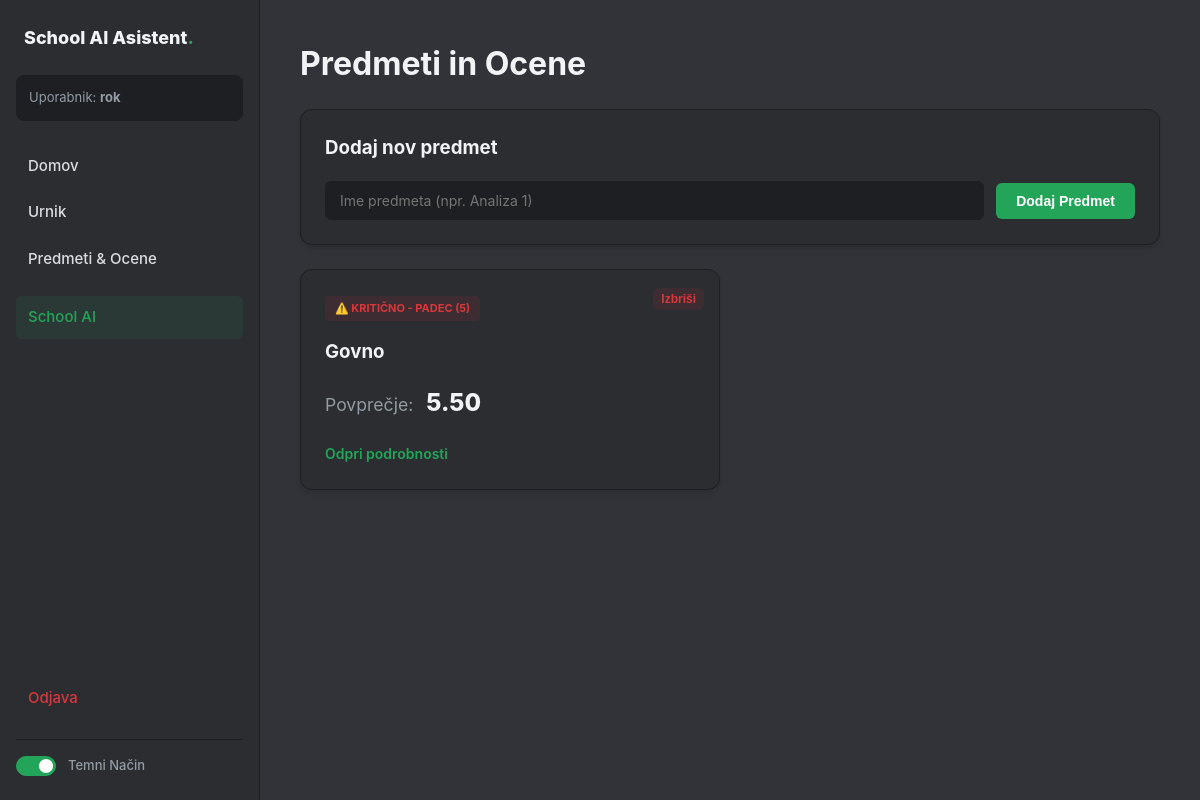
/predmeti (signed in), run on the app's committed database.
### tables this page shows
CREATE TABLE predmeti (
            id INTEGER PRIMARY KEY AUTOINCREMENT,
            user_id INTEGER NOT NULL,
            ime TEXT NOT NULL,
            FOREIGN KEY (user_id) REFERENCES uporabniki (id)
        );

### app.py (the view)
@app.route('/predmeti', methods=['GET', 'POST'])
def predmeti():
    if 'user_id' not in session: return redirect(url_for('prijava'))
    conn = get_db_connection()
    if request.method == 'POST':
        conn.execute('INSERT INTO predmeti (user_id, ime) VALUES (?, ?)', (session['user_id'], request.form['ime']))
        conn.commit()
        return redirect(url_for('predmeti'))
    predmeti_iz_baze = conn.execute('''
        SELECT p.*,
               (SELECT AVG(o.vrednost) FROM ocene o WHERE o.predmet_id = p.id) as povprecje,
               (SELECT COUNT(*) FROM ocene o WHERE o.predmet_id = p.id AND o.vrednost = 5) as ima_petico
        FROM predmeti p WHERE p.user_id = ?
    ''', (session['user_id'],)).fetchall()
    conn.close()
    return render_template('predmeti.html', predmeti=predmeti_iz_baze)

### app.py (called while the page is built)
def get_db_connection():
    conn = sqlite3.connect('database.db')
    conn.row_factory = sqlite3.Row
    return conn

### templates/predmeti.html
{% extends 'base.html' %}
{% block content %}
<h1>Predmeti in Ocene</h1>
<div class="card form-card" style="margin-bottom: 24px;">
    <h3>Dodaj nov predmet</h3>
    <form method="POST" class="clean-form" style="display: flex; gap: 12px; align-items: center; flex-wrap: wrap;">
        <input type="text" name="ime" placeholder="Ime predmeta (npr. Analiza 1)" required style="flex: 1; min-width: 200px;">
        <button type="submit" class="btn-primary">Dodaj Predmet</button>
    </form>
</div>
<div class="dashboard-grid">
    {% for p in predmeti %}
    <div class="card feature-card animate-fade {% if p.ima_petico > 0 %}critical-card{% endif %}" style="position: relative;">
        {% if p.ima_petico > 0 %}
        <div class="critical-badge">⚠️ KRITIČNO - PADEC (5)</div>
        {% endif %}
        <form method="POST" action="/izbrisi-predmet/{{ p.id }}" onsubmit="return confirm('Izbrišem predmet in vse njegove ocene?');" style="position:absolute; top: 15px; right: 15px; margin: 0;">
            <button type="submit" class="btn-danger" style="padding: 4px 8px; font-size:12px;">Izbriši</button>
        </form>
        <h3 style="padding-right: 60px; margin-top: 5px;">{{ p.ime }}</h3>
        <div class="big-average" style="font-size: 1.1rem; margin: 12px 0;">
            Povprečje:
            <strong>
                {% if p.povprecje %}
                    {{ "%.2f"|format(p.povprecje) }}
                {% else %}
                    Brez ocen
                {% endif %}
            </strong>
        </div>
        <a href="/predmet/{{ p.id }}" class="link-btn" style="width:100%; margin-top:10px;">Odpri podrobnosti</a>
    </div>
    {% else %}
    <div class="card" style="grid-column: 1 / -1; text-align: center;">
        <p>Nimaš še dodanih predmetov. Vpiši svoj prvi predmet zgoraj!</p>
    </div>
    {% endfor %}
</div>
{% endblock %}

### static/style.css (style rules this page uses)
.dark-theme { --bg-base: #1e1f22; --bg-sidebar: #2b2d31; --bg-main: #313338; --bg-card: #2b2d31; --bg-hover: #3f4147; --text-heading: #f2f3f5; --text-normal: #dbdee1; --text-muted: #949ba4; --accent: #23a559; --accent-hover: #1da251; --border: #1e1f22; --danger: #da373c; --danger-bg: rgba(218, 55, 60, 0.1); --shadow-subtle: 0 4px 6px -1px rgba(0, 0, 0, 0.1), 0 2px 4px -1px rgba(0, 0, 0, 0.06); }
body { font-family: 'Inter', system-ui, -apple-system, sans-serif; background-color: var(--bg-base); color: var(--text-normal); margin: 0; padding: 0; line-height: 1.5; height: 100vh; overflow: hidden; transition: background-color 0.3s ease, color 0.3s ease; }
h1, h2, h3, h4 { color: var(--text-heading); margin-top: 0; font-weight: 700; }
.dashboard-grid { display: grid; grid-template-columns: repeat(auto-fill, minmax(350px, 1fr)); gap: 20px; }
.card { background-color: var(--bg-card); border: 1px solid var(--border); border-radius: 12px; padding: 24px; box-shadow: var(--shadow-subtle); transition: box-shadow 0.2s, border-color 0.2s; }
.critical-badge { background-color: var(--danger-bg); color: var(--danger); padding: 4px 10px; border-radius: 4px; font-size: 11px; font-weight: 700; display: inline-block; margin-bottom: 12px; }
.feature-card .link-btn { text-decoration: none; color: var(--accent); font-weight: 600; font-size: 14px; display: inline-block; margin-top: 16px; }
input, select, textarea { background-color: var(--bg-base); color: var(--text-normal); border: 1px solid var(--border); padding: 10px 14px; border-radius: 6px; font-size: 14px; outline: none; box-sizing: border-box; transition: border-color 0.2s; font-family: inherit; }
.btn-primary { background-color: var(--accent); color: white; border: none; padding: 10px 20px; border-radius: 6px; cursor: pointer; font-weight: 600; font-size: 14px; transition: background-color 0.2s; }
.btn-danger { background-color: var(--danger-bg); color: var(--danger); border: none; padding: 8px 16px; border-radius: 6px; font-weight: 600; font-size: 13px; cursor: pointer; }
.big-average { font-size: 16px; color: var(--text-muted); }
.big-average strong { color: var(--text-heading); font-size: 24px; font-weight: 800; margin-left: 8px; }
.animate-fade { animation: fadeIn 0.25s ease-out; }

### data on the page
predmeti: ime "Govno", povprecje "5.50", {{ p.id }} 1 (drawn)

### other printed values
{{ session.get('username') }} "rok"
